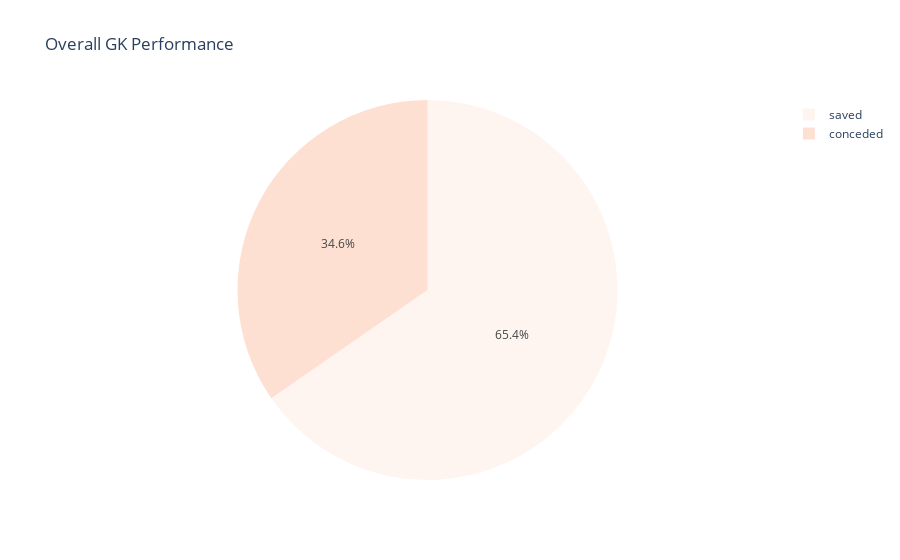

The code cell stored with this chart in its notebook:
### Code cell
gl_sum = pd.DataFrame(gk.sum(numeric_only = True),).T[["saved","conceded"]]
gl_sum=gl_sum.T
fig = px.pie(gl_sum, values=0, names=gl_sum.index, title='Overall GK Performance',color_discrete_sequence=px.colors.sequential.Reds)
fig.show()

### Figure 1 — Plotly figure (JSON) as saved in the notebook; plotly's stock layout.template omitted (floating-point values rounded to 4 significant figures)
{"data": [{"domain": {"x": [0, 1], "y": [0, 1]}, "hovertemplate": "index=%{label}<br>0=%{value}<extra></extra>", "labels": ["saved", "conceded"], "legendgroup": "", "name": "", "showlegend": true, "type": "pie", "values": [717, 380]}], "layout": {"legend": {"tracegroupgap": 0}, "piecolorway": ["rgb(255,245,240)", "rgb(254,224,210)", "rgb(252,187,161)", "rgb(252,146,114)", "rgb(251,106,74)", "rgb(239,59,44)", "rgb(203,24,29)", "rgb(165,15,21)", "rgb(103,0,13)"], "title": {"text": "Overall GK Performance"}}}
